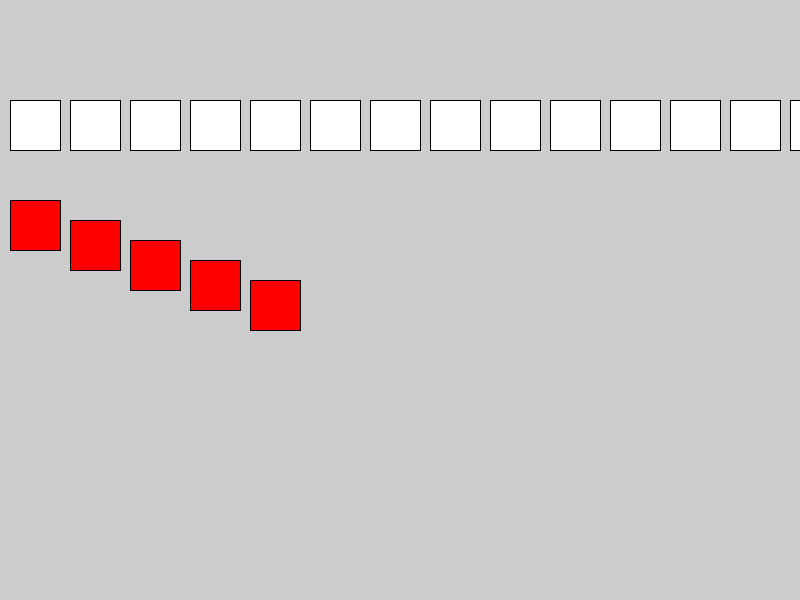
Frame 1 (no input)
Frame 60 (the mouse pressed at the canvas centre just before this capture): identical to frame 1, image omitted
Frame 120 (the mouse held since frame 60 and released just before this capture): identical to frame 1, image omitted

The Processing sketch that drew this single still picture (run headless with seeded random() and noise(); from frame 60 on, the mouse is pressed at the canvas centre):

// Processing sketch: loops
// ── loops.pde
float x, x2;

void setup() {
  size(800, 600);
  x = 10;
  x2 = 10;
}
void draw() {
  //rect(10, 100, 50, 50);
  //rect(70, 100, 50, 50);
  while (x < width) {
    //draw another box
    rect(x, 100, 50, 50);
    x += 60;
  }
  //i = i + 1;
  //i += 1;
  //i++;
  for (int i = 0; i < 5; i++) {
    fill(255, 0, 0);
    rect(x2 + i*60, 200 + i*20, 50, 50);
    //x2 += 60;
  }
  //x2 = 10;
}
